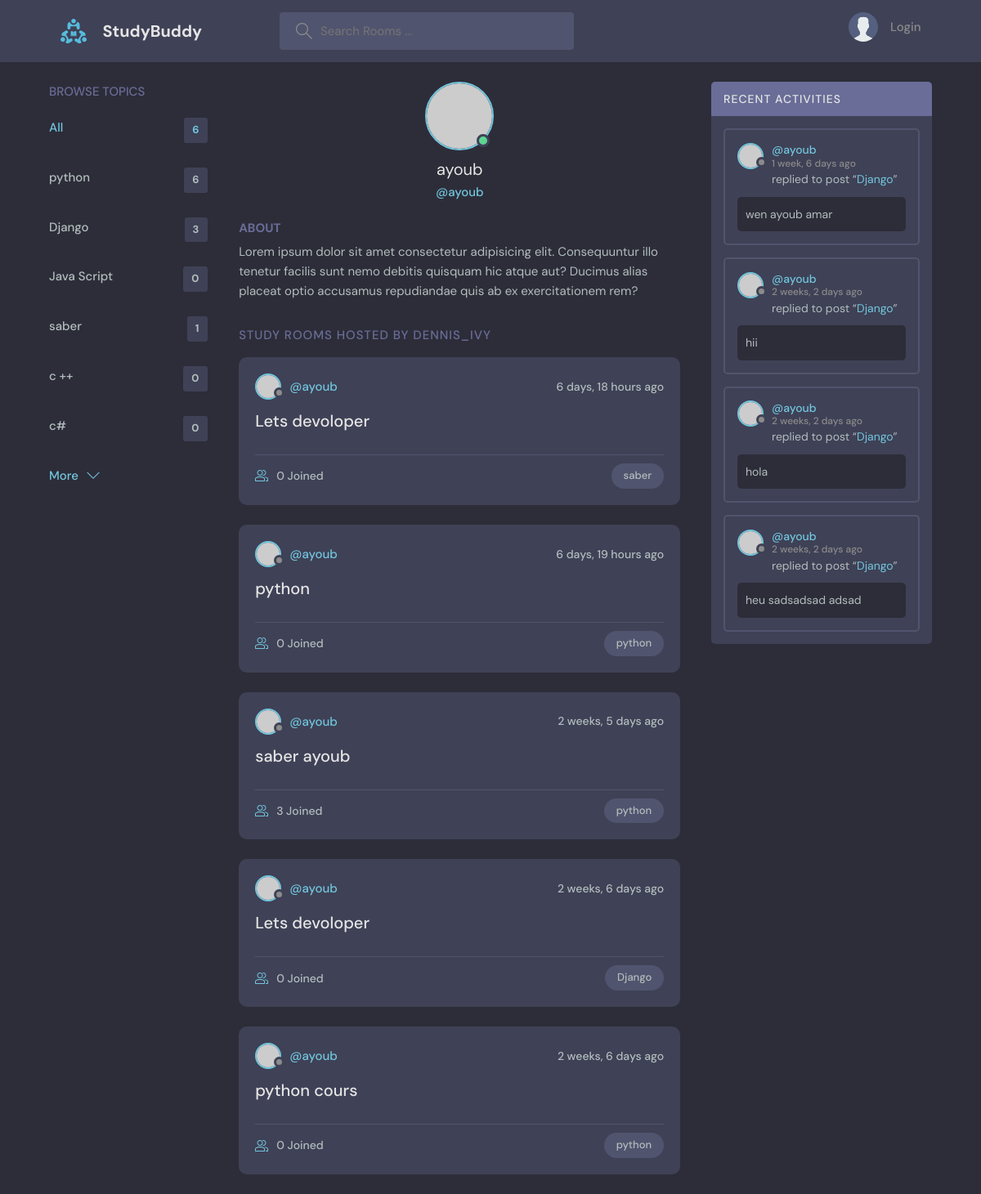
Page /profile/1/ on the committed database.
### base/models.py (models this page shows, shortened)
class Topic(models.Model):
    name = models.CharField(max_length=200)

class Room(models.Model):
    host = models.ForeignKey(User, on_delete=models.SET_NULL,null=True)
    topic = models.ForeignKey(Topic, on_delete=models.SET_NULL,null=True)
    name= models.CharField(max_length=200)
    description = models.TextField(null=True, blank=True)
    participants = models.ManyToManyField(User,related_name='participants',blank=True)
    updated = models.DateTimeField(auto_now=True)
    created = models.DateTimeField(auto_now_add=True)
    def __str__(self):
        return self.name
    class Meta:
        ordering = ['-updated','-created']

class Message(models.Model):
    user = models.ForeignKey(User, on_delete=models.CASCADE)
    room = models.ForeignKey(Room,on_delete= models.CASCADE)
    body = models.TextField()
    updated = models.DateTimeField(auto_now=True)
    created = models.DateTimeField(auto_now_add=True)
    class Meta:
        ordering = ['-updated','-created']

### base/views.py (the view)
# urls.py: path('profile/<str:pk>/', views.userProfile, name="user-profile"),
def userProfile(request,pk):
    user = User.objects.get(id=pk)
    rooms = user.room_set.all()
    room_messages = user.message_set.all()
    topics = Topic.objects.all()
    context = {'user': user, 'rooms':rooms,'room_messages': room_messages,'topics':topics}
    return render(request,'base/profile.html', context)

### base/templates/base/profile.html (shortened to what this page needs)
{% extends 'main.html' %}
{% block content %}
  <main class="profile-page layout layout--3">
    <div class="container">
      {% include 'base/topics_component.html' %}
      <div class="roomList">
        <div class="profile">
          <div class="profile__avatar">
            <div class="avatar avatar--large active">
              <img src="https://randomuser.me/api/portraits/men/11.jpg" />
            </div>
          </div>
          <div class="profile__info">
            <h3>{{user.username}}</h3>
            <p>@{{user.username}}</p>
          </div>
          <div class="profile__about">
            <h3>About</h3>
            <p>
              Lorem ipsum dolor sit amet consectetur adipisicing elit. Consequuntur illo tenetur
              facilis sunt nemo debitis quisquam hic atque aut? Ducimus alias placeat optio
              accusamus repudiandae quis ab ex exercitationem rem?
            </p>
          </div>
        </div>
        <div class="roomList__header">
          <div>
            <h2>Study Rooms Hosted by dennis_ivy</a>
            </h2>
          </div>
        </div>
        {% include 'base/feed_component.html' %}
      </div>
      {% include 'base/activity_component.html' %}
    </div>
  </main>
  {% endblock %}

### base/templates/base/topics_component.html
    <div class="topics">
        <div class="topics__header">
        <h2>Browse Topics</h2>
        </div>
        <ul class="topics__list">
        <li>
            <a href="/" class="active">All <span>{{topics.count}}</span></a>
        </li>
        {% for topic in topics %}
        <li>
            <a href="{% url 'home' %}?q={{topic.name}}">{{topic.name}} <span>{{topic.room_set.all.count}}</span></a>
        </li>
        {% endfor %}
        </ul>
        <a class="btn btn--link" href="{% url 'topics' %}">
        More
        <svg version="1.1" xmlns="http://www.w3.org/2000/svg" width="32" height="32" viewBox="0 0 32 32">
            <title>chevron-down</title>
            <path d="M16 21l-13-13h-3l16 16 16-16h-3l-13 13z"></path>
        </svg>
        </a>
    </div>

### base/templates/base/feed_component.html (shortened to what this page needs)
{% for room in rooms %}
<div class="roomListRoom">
            <div class="roomListRoom__header">
              <a href="{% url 'user-profile' room.host.id %}" class="roomListRoom__author">
                <div class="avatar avatar--small">
                  <img src="https://randomuser.me/api/portraits/women/11.jpg" />
                </div>
                <span>@{{room.host.username}}</span>
              </a>
              <div class="roomListRoom__actions">
                <span>{{room.created|timesince}} ago</span>
              </div>
            </div>
            <div class="roomListRoom__content">
              <a href="{% url 'room' room.id %}">{{room.name}}</a>
            </div>
            <div class="roomListRoom__meta">
              <a href="{% url 'room' room.id %}"class="roomListRoom__joined">
                {{room.participants.all.count}} Joined
              </a>
              <p class="roomListRoom__topic">{{room.topic.name}}</p>
            </div>
          </div>
{% endfor %}

### base/templates/base/activity_component.html (shortened to what this page needs)
<div class="activities">
    <div class="activities__header">
        <h2>Recent Activities</h2>
    </div>
    {% for message in room_messages %}
    <div class="activities__box">
        <div class="activities__boxHeader roomListRoom__header">
        <a href="{% url 'user-profile' message.user.id %}" class="roomListRoom__author">
            <div class="avatar avatar--small">
            <img src="https://randomuser.me/api/portraits/women/11.jpg" />
            </div>
            <p>
            @{{message.user}}
            <span>{{message.created|timesince}} ago</span>
            </p>
        </a>
        </div>
        <div class="activities__boxContent">
        <p>replied to post “<a href="{% url 'room' message.room.id %}">{{message.room}}</a>”</p>
        <div class="activities__boxRoomContent">
            {{message.body}}
        </div>
        </div>
    </div>
    {% endfor %}
</div>

### rows in the picture
Topic: name "python", room_set.all.count "6"
Topic: name "Django", room_set.all.count "3"
Topic: name "Java Script", room_set.all.count "0"
Topic: name "saber", room_set.all.count "1"
Topic: name "c ++", room_set.all.count "0"
Topic: name "c#", room_set.all.count "0"
Room: host.username "ayoub", created "6 days, 18 hours", name "Lets devoloper", participants.all.count "0", topic.name "saber"
Room: host.username "ayoub", created "6 days, 19 hours", name "python", participants.all.count "0", topic.name "python"
Room: host.username "ayoub", created "2 weeks, 5 days", name "saber ayoub", participants.all.count "3", topic.name "python"
Room: host.username "ayoub", created "2 weeks, 6 days", name "Lets devoloper", participants.all.count "0", topic.name "Django"
Room: host.username "ayoub", created "2 weeks, 6 days", name "python cours", participants.all.count "0", topic.name "python"
Message: user "ayoub", created "1 week, 6 days", room "Django", body "wen ayoub amar"
Message: user "ayoub", created "2 weeks, 2 days", room "Django", body "hii"
Message: user "ayoub", created "2 weeks, 2 days", room "Django", body "hola"
Message: user "ayoub", created "2 weeks, 2 days", room "Django", body "heu sadsadsad adsad"

### other values in the picture
{{ topics.count }} "6"
{{ user.username }} "ayoub"
